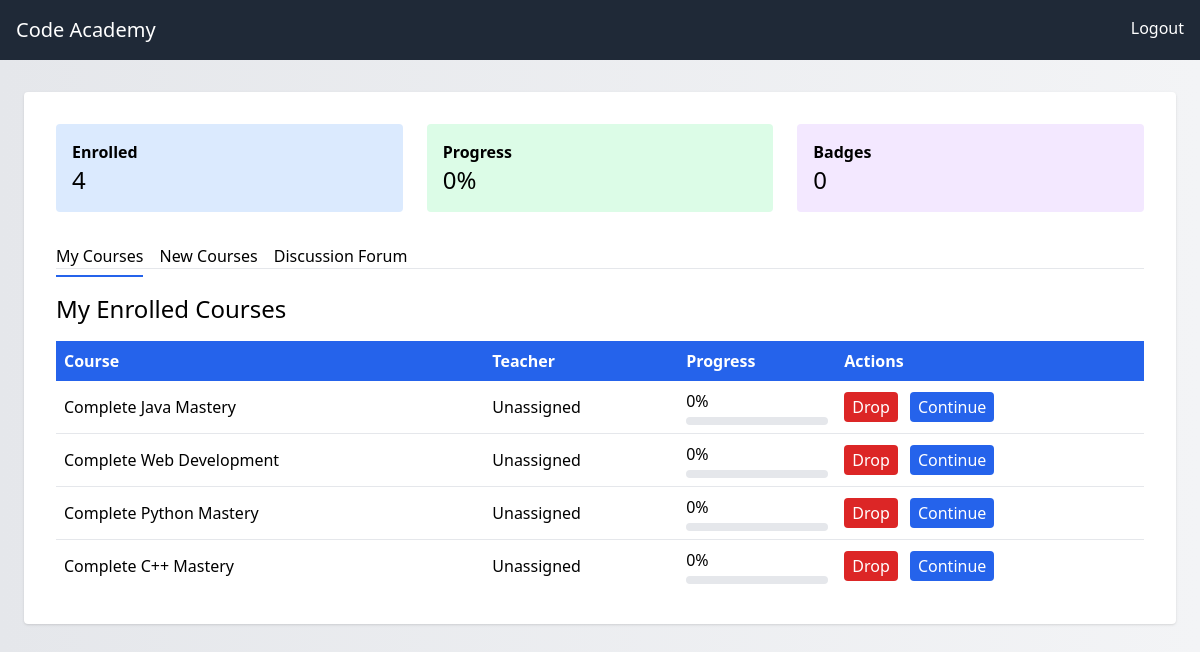
The app's page /student_dashboard.php (signed in) with its own data.
### tables this page shows
CREATE TABLE `student_progress` (
  `id` int(11) NOT NULL,
  `student_id` int(11) NOT NULL,
  `course_id` int(11) NOT NULL,
  `completed` int(11) DEFAULT 0,
  `last_accessed` timestamp NOT NULL DEFAULT current_timestamp() ON UPDATE current_timestamp()
);

CREATE TABLE `courses` (
  `id` int(11) NOT NULL,
  `course_name` varchar(255) NOT NULL,
  `description` text DEFAULT NULL,
  `teacher_id` int(11) DEFAULT NULL
);

### student_dashboard.php (the view, shortened to what this page needs)
<?php
include('db.php');
$user_id = $_SESSION['user_id'];
$progress_data = [];
$sql = "
  SELECT c.id AS course_id
       , c.course_name
       , COALESCE(u.username,'Unassigned') AS teacher_name
       , sp.completed
    FROM student_progress sp
    JOIN courses c ON sp.course_id = c.id
    LEFT JOIN users u ON c.teacher_id = u.id
   WHERE sp.student_id = ?
";
$stmt = $conn->prepare($sql);
$stmt->bind_param("i", $user_id);
$stmt->execute();
$res = $stmt->get_result();
while ($r = $res->fetch_assoc()) {
    $progress_data[] = $r;
}
$totalCourses    = count($progress_data);
$totalProgress   = array_sum(array_column($progress_data,'completed'));
$averageProgress = $totalCourses ? round($totalProgress/$totalCourses,2) : 0;
$badgeCounts = ['pro'=>0,'intermediate'=>0,'beginner'=>0];
?>
<!DOCTYPE html>
<html lang="en">
<head>
  <script src="https://cdn.tailwindcss.com"></script>
</head>
<body class="bg-gradient-to-r from-gray-200 to-gray-100">
  <header class="sticky top-0 bg-gray-800 text-white p-4 flex justify-between">
    <h1 class="text-xl">Code Academy</h1>
    <a href="logout.php" class="hover:text-gray-300">Logout</a>
  </header>
  <div class="max-w-6xl mx-auto mt-8 p-8 bg-white rounded shadow">
    <div class="grid grid-cols-1 md:grid-cols-3 gap-6 mb-8">
      <div class="bg-blue-100 p-4 rounded">
        <h3 class="font-semibold">Enrolled</h3>
        <p class="text-2xl"><?= $totalCourses ?></p>
      </div>
      <div class="bg-green-100 p-4 rounded">
        <h3 class="font-semibold">Progress</h3>
        <p class="text-2xl"><?= $averageProgress ?>%</p>
      </div>
      <div class="bg-purple-100 p-4 rounded">
        <h3 class="font-semibold">Badges</h3>
        <p class="text-2xl"><?= array_sum($badgeCounts) ?></p>
      </div>
    </div>
    <nav class="border-b mb-6">
      <ul class="flex space-x-4">
        <li><a href="#" class="tab-link border-b-2 border-blue-600 pb-2" data-tab="my-courses">My Courses</a></li>
        <li><a href="#" class="tab-link pb-2" data-tab="new-courses">New Courses</a></li>
        <li><a href="#" class="tab-link pb-2" data-tab="discussion-forum">Discussion Forum</a></li>
      </ul>
    </nav>
    <div id="my-courses" class="tab-content fade-in active">
      <h2 class="text-2xl mb-4">My Enrolled Courses</h2>
      <div class="overflow-x-auto">
        <table class="w-full">
          <thead class="bg-blue-600 text-white">
            <tr>
              <th class="p-2 text-left">Course</th>
              <th class="p-2 text-left">Teacher</th>
              <th class="p-2 text-left">Progress</th>
              <th class="p-2 text-left">Actions</th>
            </tr>
          </thead>
          <tbody class="divide-y">
            <?php if ($progress_data): foreach($progress_data as $c): ?>
            <tr class="hover:bg-gray-50">
              <td class="p-2"><?= htmlspecialchars($c['course_name']) ?></td>
              <td class="p-2"><?= htmlspecialchars($c['teacher_name']) ?></td>
              <td class="p-2">
                <?= $c['completed'] ?>%
                <div class="bg-gray-200 h-2 rounded mt-1">
                </div>
              </td>
              <td class="p-2 space-x-2">
                <a href="student_dashboard.php?drop_course=<?= $c['course_id'] ?>#new-courses" class="bg-red-600 text-white px-2 py-1 rounded">Drop</a>
                <a href="course.php?course_id=<?= $c['course_id'] ?>" class="bg-blue-600 text-white px-2 py-1 rounded">Continue</a>
              </td>
            </tr>
            <?php endforeach; else: ?>
            <tr>
              <td colspan="4" class="p-4 text-center text-gray-500">No courses enrolled.</td>
            </tr>
            <?php endif;?>
          </tbody>
        </table>
      </div>
    </div>
  </div>
</body>
</html>

### student_dashboard.php (style rules this page uses)
.fade-in { animation:fadeIn .5s ease-out }
.tab-content { display:none }
.tab-content.active { display:block }

### records on screen
student_progress: course.course_name "Complete Java Mastery", teacher_name "Unassigned", completed "0"
student_progress: course.course_name "Complete Web Development", teacher_name "Unassigned", completed "0"
student_progress: course.course_name "Complete Python Mastery", teacher_name "Unassigned", completed "0"
student_progress: course.course_name "Complete C++ Mastery", teacher_name "Unassigned", completed "0"

### other values on screen
$totalCourses "4"
$averageProgress "0"
array_sum($badgeCounts) "0"
